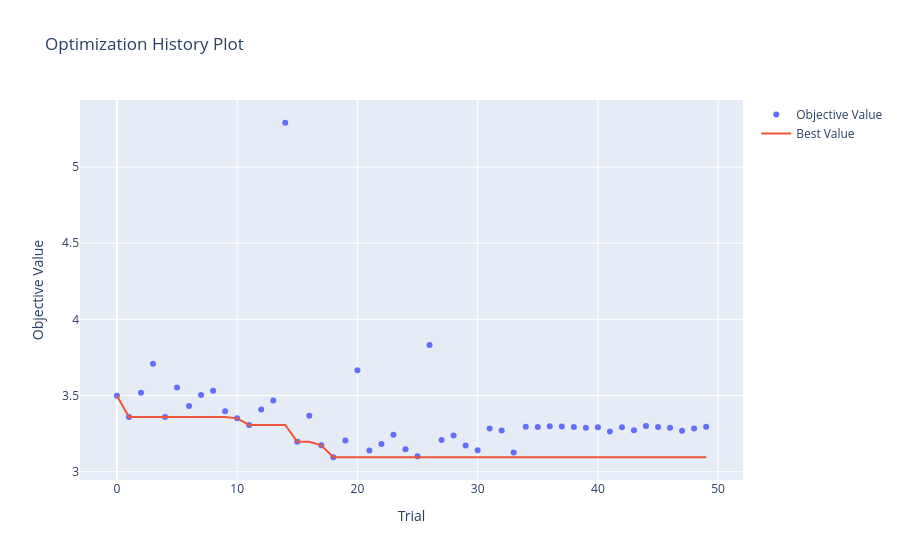

Notebook code for this chart:
### Code cell
fig_history

### Figure 1 — Plotly figure (JSON) as saved in the notebook; plotly's stock layout.template omitted (floating-point values rounded to 4 significant figures)
{"data": [{"mode": "markers", "name": "Objective Value", "type": "scatter", "x": [0, 1, 2, 3, 4, 5, 6, 7, 8, 9, 10, 11, 12, 13, 14, 15, 16, 17, 18, 19, 20, 21, 22, 23, 24, 25, 26, 27, 28, 29, 30, 31, 32, 33, 34, 35, 36, 37, 38, 39, 40, 41, 42, 43, 44, 45, 46, 47, 48, 49], "y": [3.498, 3.359, 3.518, 3.708, 3.36, 3.553, 3.431, 3.503, 3.531, 3.397, 3.35, 3.307, 3.408, 3.468, 5.291, 3.197, 3.367, 3.174, 3.095, 3.205, 3.667, 3.14, 3.181, 3.242, 3.148, 3.102, 3.832, 3.209, 3.238, 3.172, 3.141, 3.283, 3.27, 3.126, 3.294, 3.293, 3.299, 3.297, 3.293, 3.289, 3.292, 3.264, 3.292, 3.272, 3.3, 3.294, 3.289, 3.269, 3.284, 3.295]}, {"mode": "lines", "name": "Best Value", "type": "scatter", "x": [0, 1, 2, 3, 4, 5, 6, 7, 8, 9, 10, 11, 12, 13, 14, 15, 16, 17, 18, 19, 20, 21, 22, 23, 24, 25, 26, 27, 28, 29, 30, 31, 32, 33, 34, 35, 36, 37, 38, 39, 40, 41, 42, 43, 44, 45, 46, 47, 48, 49], "y": [3.498, 3.359, 3.359, 3.359, 3.359, 3.359, 3.359, 3.359, 3.359, 3.359, 3.35, 3.307, 3.307, 3.307, 3.307, 3.197, 3.197, 3.174, 3.095, 3.095, 3.095, 3.095, 3.095, 3.095, 3.095, 3.095, 3.095, 3.095, 3.095, 3.095, 3.095, 3.095, 3.095, 3.095, 3.095, 3.095, 3.095, 3.095, 3.095, 3.095, 3.095, 3.095, 3.095, 3.095, 3.095, 3.095, 3.095, 3.095, 3.095, 3.095]}, {"marker": {"color": "#cccccc"}, "mode": "markers", "name": "Infeasible Trial", "showlegend": false, "type": "scatter", "x": [], "y": []}], "layout": {"title": {"text": "Optimization History Plot"}, "xaxis": {"title": {"text": "Trial"}}, "yaxis": {"title": {"text": "Objective Value"}}}}
